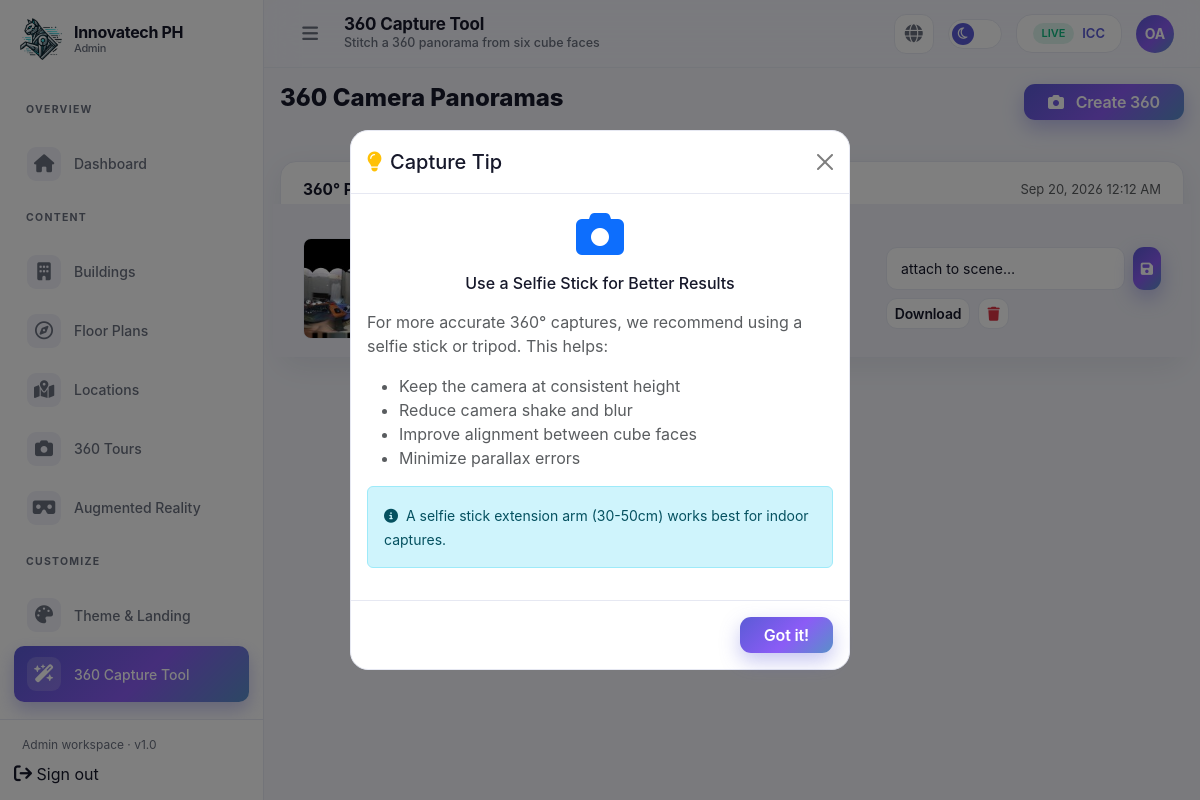
Screenshot of /admin/institution/ai.php (signed in) with the database file from the repository.
### tables this page shows
CREATE TABLE `platform_settings` (
  `id` tinyint UNSIGNED NOT NULL,
  `product_name` varchar(191) NOT NULL DEFAULT 'AI-Assisted AR 360° Virtual Campus Navigation',
  `company_name` varchar(191) NOT NULL DEFAULT 'Innovatech PH',
  `logo_path` varchar(255) DEFAULT NULL,
  `hero_image_path` varchar(255) DEFAULT NULL,
  `landing_html` mediumtext,
  `contact_email` varchar(191) DEFAULT NULL,
  `smtp_host` varchar(191) DEFAULT NULL,
  `smtp_port` smallint UNSIGNED DEFAULT '587',
  `smtp_username` varchar(191) DEFAULT NULL,
  `smtp_password_enc` varchar(255) DEFAULT NULL,
  `smtp_from_name` varchar(128) DEFAULT NULL,
  `smtp_from_email` varchar(191) DEFAULT NULL,
  `institution_folder_root` varchar(255) NOT NULL DEFAULT 'storage/institutions',
  `template_pack_path` varchar(255) NOT NULL DEFAULT 'storage/templates/org_pack',
  `updated_by` int UNSIGNED DEFAULT NULL,
  `updated_at` datetime NOT NULL DEFAULT CURRENT_TIMESTAMP ON UPDATE CURRENT_TIMESTAMP
);

CREATE TABLE `panoramas` (
  `id` int UNSIGNED NOT NULL,
  `institution_id` int UNSIGNED NOT NULL,
  `created_by` int UNSIGNED NOT NULL,
  `title` varchar(255) DEFAULT NULL,
  `description` text,
  `equirect_path` varchar(255) NOT NULL,
  `thumbnail_path` varchar(255) DEFAULT NULL,
  `capture_data` longtext,
  `width` int UNSIGNED DEFAULT NULL,
  `height` int UNSIGNED DEFAULT NULL,
  `file_size` int UNSIGNED DEFAULT NULL,
  `status` enum('draft','processing','completed','failed') NOT NULL DEFAULT 'draft',
  `created_at` datetime NOT NULL DEFAULT CURRENT_TIMESTAMP,
  `updated_at` datetime NOT NULL DEFAULT CURRENT_TIMESTAMP ON UPDATE CURRENT_TIMESTAMP
);

### includes/functions.php (called while the page is built, shortened)
<?php
function db(): PDO
{
    $options = [
        PDO::ATTR_ERRMODE => PDO::ERRMODE_EXCEPTION,
        PDO::ATTR_DEFAULT_FETCH_MODE => PDO::FETCH_ASSOC,
        PDO::ATTR_EMULATE_PREPARES => false,
    ];
    $pdo = new PDO(
        'mysql:host=' . DB_HOST . ';port=' . DB_PORT . ';dbname=' . DB_NAME . ';charset=utf8mb4',
        DB_USER,
        DB_PASS,
        $options
    );
    return $pdo;
}
final class DbCrud
{
    public PDO $pdo;
    public function __construct(?PDO $pdo = null)
    {
        $this->pdo = $pdo ?? db();
    }
    private static function ident(string $name): string
    {
        return "`{$name}`";
    }
    private static function paramPrefix(): string
    {
        static $n = 0;
        return 'p' . (++$n) . '_';
    }
    private static function buildWhere(array $conditions): array
    {
        $sql = [];
        $params = [];
        foreach ($conditions as $key => $cond) {
            $col = self::ident($key);
            if (is_array($cond)) {
                $op = strtoupper((string) $cond[0] ?? '=');
                if ($op === 'IS' || $op === 'IS NOT') {
                    $sql[] = "{$col} {$op} NULL";
                    continue;
                }
                $p = self::paramPrefix() . $key;
                $sql[] = "{$col} {$op} :{$p}";
                $params[$p] = $cond[1];
                continue;
            }
            $p = self::paramPrefix() . $key;
            $sql[] = "{$col} = :{$p}";
            $params[$p] = $cond;
        }
        return [implode(' AND ', $sql), $params];
    }
    public function select(string $table, string $columns = '*', array $conditions = [], string $options = ''): array
    {
        $columns = trim($columns);
        if ($columns === '*') {
            $sel = '*';
            $params = [];
        } else {
            $out = [];
            $params = [];
            foreach (array_map('trim', explode(',', $columns)) as $part) {
                if (preg_match('/^([a-zA-Z0-9_]+)(?:\s+AS\s+([a-zA-Z0-9_]+))?$/i', $part, $m)) {
                    $out[] = self::ident($m[1]) . (isset($m[2]) ? ' AS ' . self::ident($m[2]) : '');
                } else {
                    throw new InvalidArgumentException("Invalid columns: {$columns}");
                }
            }
            $sel = implode(', ', $out);
        }
        $sql = 'SELECT ' . $sel . ' FROM ' . self::ident($table);
        if ($conditions !== []) {
            [$where, $whereParams] = self::buildWhere($conditions);
            $sql .= ' WHERE ' . $where;
            $params += $whereParams;
        }
        if (trim($options) !== '') {
            $sql .= ' ' . trim($options);
        }
        $stmt = $this->pdo->prepare($sql);
        $stmt->execute($params);
        return $stmt->fetchAll(PDO::FETCH_ASSOC);
    }
    public function get(string $table, int|array $idOrConditions): ?array
    {
        $conditions = is_numeric($idOrConditions) ? ['id' => (int) $idOrConditions] : $idOrConditions;
        $rows = $this->select($table, '*', $conditions, 'LIMIT 1');
        return $rows[0] ?? null;
    }
}
function crud(): DbCrud
{
    static $instance = null;
    return $instance ??= new DbCrud();
}
function h($value): string
{
    return htmlspecialchars((string) $value, ENT_QUOTES, 'UTF-8');
}
function url(string $path = '', bool $absolute = false): string
{
    $path = ltrim($path, '/');
    $parts = explode('?', $path, 2);
    $base = $parts[0];
    if ($base !== '' && !str_ends_with($base, '/') && !str_contains(basename($base), '.')) {
        if (is_file(ROOT_PATH . '/' . $base . '.php')) {
            $parts[0] = $base . '.php';
            $path = implode('?', $parts);
        }
    }
    return BASE_URL . '/' . $path;
}
function org_url(string $slug, string $sub = ''): string
{
    $cleanSlug = trim($slug, '/\\');
    $cleanSub = trim($sub, '/\\');
    if ($cleanSub === '') {
        return url('organizations/index.php?org=' . urlencode($cleanSlug));
    }
    $path = 'organizations/' . $cleanSlug . '/' . $cleanSub;
    return url($path);
}

### includes/auth.php (called while the page is built, shortened)
<?php
require_once __DIR__ . '/functions.php';
function current_user(): ?array
{
    return $_SESSION['user'] ?? null;
}
function current_role(): ?string
{
    return $_SESSION['user']['role_slug'] ?? null;
}
function current_institution(): ?array
{
    return $_SESSION['user']['institution'] ?? null;
}
function resolve_active_institution(): ?array
{
    $u = current_user();
    $role = $u['role_slug'] ?? '';
    if (!in_array($role, ['owner', 'system_admin', 'system_staff'], true)) {
        return $u['institution'] ?? null;
    }
    return $u['institution'] ?? null;
}

### admin/institution/ai.php (the view, shortened to what this page needs)
<?php
require_once __DIR__ . '/../../includes/auth.php';
$pageTitle = '360 Capture Tool';
$pageSub = 'Stitch a 360 panorama from six cube faces';
$active = '360 Capture Tool';
$bodyClass = 'page-ai';
require_once __DIR__ . '/../layout/header.php';
$inst = resolve_active_institution();
$iid = (int) $inst['id'];
$panoramasResult = crud()->select('panoramas', '*', ['institution_id' => $iid], 'ORDER BY created_at DESC LIMIT 30');
$panoramas = is_array($panoramasResult) ? $panoramasResult : $panoramasResult->fetchAll();
?>
<div class="row g-4">
  <div class="col-12">
    <div class="d-flex align-items-center justify-content-between mb-3">
      <h4 class="fw-800">360 Camera Panoramas</h4>
      <a href="<?= url('360_cam') ?>" target="_blank" class="btn btn-grad px-4">
        <i class="fas fa-camera me-2"></i> Create 360
      </a>
    </div>
  </div>
  <div class="col-12 mt-4">
    <?php foreach ($panoramas as $pano): ?>
      <div class="ia-card mb-3">
        <div class="card-head">
          <div class="d-flex align-items-center gap-2">
            <h3><?= h($pano['title'] ?? 'Untitled') ?></h3>
            <span class="badge badge-live"><?= h($pano['status']) ?></span>
          </div>
          <div class="text-muted fs-13"><?= date('M j, Y g:i A', strtotime($pano['created_at'])) ?></div>
        </div>
        <div class="row g-3 align-items-center card-body-night">
          <div class="col-md-3">
          </div>
          <div class="col-md-5">
            <div class="fw-bold mb-1"><span class="badge badge-live">ready</span> 360° Equirectangular Panorama</div>
            <div class="text-muted fs-125"><?= h($pano['equirect_path']) ?></div>
            <?php if ($pano['description']): ?>
              <div class="mt-1 fs-125 text-muted"><?= h($pano['description']) ?></div><?php endif; ?>
            <?php if ($pano['width'] && $pano['height']): ?>
              <div class="mt-1 fs-125 text-muted">Resolution: <?= (int) $pano['width'] ?>×<?= (int) $pano['height'] ?></div>
            <?php endif; ?>
          </div>
          <div class="col-md-4">
            <form method="post" class="d-flex gap-2">
              <select class="form-select form-select-sm" name="scene_id">
                <option value="">attach to scene…</option>
              </select>
              <button class="btn btn-sm btn-grad" type="submit"><i class="fas fa-save"></i></button>
            </form>
            <div class="mt-2 d-flex gap-2">
              <a href="<?= h(url($inst['folder_path'] . '/' . $pano['equirect_path'])) ?>" download
                class="btn btn-sm btn-outline-ia">Download</a>
              <form method="post" data-delete-form data-confirm="Delete panorama?">
                <button class="btn btn-sm btn-outline-ia text-danger"><i class="fas fa-trash"></i></button>
              </form>
            </div>
          </div>
        </div>
      </div>
    <?php endforeach; ?>
  </div>
</div>
<div class="modal fade" id="selfie-stick-modal" tabindex="-1" data-bs-backdrop="static">
  <div class="modal-dialog modal-dialog-centered">
    <div class="modal-content">
      <div class="modal-header">
        <h5 class="modal-title"><i class="fas fa-lightbulb text-warning me-2"></i>Capture Tip</h5>
        <button type="button" class="btn-close" data-bs-dismiss="modal"></button>
      </div>
      <div class="modal-body">
        <div class="text-center mb-3">
          <i class="fas fa-camera fa-3x text-primary mb-3"></i>
          <h6>Use a Selfie Stick for Better Results</h6>
        </div>
        <p class="text-muted mb-3">For more accurate 360° captures, we recommend using a selfie stick or tripod. This helps:</p>
        <ul class="text-muted mb-3">
          <li>Keep the camera at consistent height</li>
          <li>Reduce camera shake and blur</li>
          <li>Improve alignment between cube faces</li>
          <li>Minimize parallax errors</li>
        </ul>
        <div class="alert alert-info">
          <small><i class="fas fa-info-circle me-1"></i> A selfie stick extension arm (30-50cm) works best for indoor captures.</small>
        </div>
      </div>
      <div class="modal-footer">
        <button type="button" class="btn btn-grad px-4" data-bs-dismiss="modal">Got it!</button>
      </div>
    </div>
  </div>
</div>
<?php require __DIR__ . '/../layout/footer.php'; ?>

### admin/layout/header.php (shortened to what this page needs)
<?php
require_once __DIR__ . '/../../includes/auth.php';
require_once __DIR__ . '/nav.php';
$u = current_user();
$role = current_role() ?? 'user';
$inst = current_institution();
$active = $active ?? '';
$roleHome = match ($role) {
  'owner' => 'admin/owner/dashboard',
  'system_admin', 'system_staff' => 'admin/system/dashboard',
  'admin' => 'admin/institution/dashboard',
  'staff' => 'admin/staff/dashboard',
  default => 'admin/index',
};
$roleLabel = ucwords(str_replace('_', ' ', (string) $role));
$platform_settings = crud()->get('platform_settings', 1) ?? [];
$brandLogoUrl = !empty($platform_settings['logo_path']) ? url($platform_settings['logo_path']) : url('assets/logo2.webp');
?>
<!DOCTYPE html>
<html lang="en" data-bs-theme="dark">
<head>
  <link href="<?= url('assets/css/inter-font.css') ?>" rel="stylesheet">
  <link href="<?= url('assets/css/bootstrap.min.css') ?>" rel="stylesheet">
  <link href="<?= url('assets/css/simple-datatables.min.css') ?>" rel="stylesheet">
  <link rel="stylesheet" href="<?= url('assets/css/font-awesome.min.css') ?>">
  <link rel="stylesheet" href="<?= url('admin/assets/css/dashboard.css') ?>">
</head>
<body class="<?= h(trim((string) ($bodyClass ?? ''))) ?>">
  <div class="ia-shell" id="ia-shell">
    <aside class="ia-sidebar">
      <div class="brand">
        <a class="brand-logo" href="<?= url($roleHome) ?>">
          <img src="<?= h($brandLogoUrl) ?>" alt="Innovatech PH">
        </a>
        <div class="brand-name"><?= h(APP_NAME) ?><small><?= h($roleLabel) ?></small></div>
      </div>
      <nav class="nav-scroll">
        <?php foreach (role_nav($role) as $group):
          if (isset($group[0]) && is_array($group[0]) && array_is_list($group)): ?>
            <?php $label = $group[0];
            $links = array_slice($group, 1); ?>
            <p class="ia-nav-label"><?= h($label) ?></p>
            <ul class="ia-nav">
              <?php foreach ($links as [$text, $href, $icon]): ?>
                <li>
                  <a class="nav-link <?= $active === $text ? 'active' : '' ?>" href="<?= url($href) ?>">
                    <span class="ia-icon"><?= ia_icon($icon) ?></span>
                    <span><?= h($text) ?></span>
                  </a>
                </li>
              <?php endforeach; ?>
            </ul>
          <?php elseif (isset($group['title'])): ?>
            <p class="ia-nav-label"><?= h($group['title']) ?></p>
            <ul class="ia-nav">
              <?php foreach ($group['items'] as [$text, $href, $icon]): ?>
                <li>
                  <a class="nav-link <?= $active === $text ? 'active' : '' ?>" href="<?= url($href) ?>">
                    <span class="ia-icon"><?= ia_icon($icon) ?></span>
                    <span><?= h($text) ?></span>
                  </a>
                </li>
              <?php endforeach; ?>
            </ul>
          <?php endif; endforeach; ?>
      </nav>
      <div class="side-foot">
        <div class="foot-text">
          <?= h($roleLabel) ?> workspace · v1.0
        </div>
        <a class="nav-link" href="<?= url('admin/logout') ?>">
          <span class="ia-icon"><?= ia_icon('logout') ?></span>
          <span>Sign out</span>
        </a>
      </div>
    </aside>
    <header class="ia-topbar">
      <button type="button" class="ia-btn-ghost d-none d-lg-grid" id="sidebar-collapse" aria-label="Collapse sidebar">
        <?= ia_icon('menu') ?>
      </button>
      <div class="flex-grow-1">
        <h1 class="page-title"><?= h($pageTitle ?? 'Dashboard') ?></h1>
        <?php if (!empty($pageSub)): ?>
          <p class="page-sub mb-0 d-none d-sm-block"><?= h($pageSub) ?></p><?php endif; ?>
      </div>
      <a class="ia-btn-ghost" href="<?= url('/') ?>" target="_blank" title="View public landing"
        aria-label="View landing">
        <?= ia_icon('globe') ?>
      </a>
      <button type="button" class="theme-switch" data-theme-toggle aria-label="Toggle theme"
        title="Toggle dark / light">
        <span class="knob"><?= ia_icon('moon', 13) ?></span>
      </button>
      <?php if ($inst): ?>
        <a class="d-none d-md-flex align-items-center gap-2 px-3 py-2 rounded-4 surface-line"
          href="<?= h(org_url($inst['slug'])) ?>" target="_blank" title="<?= h($inst['name']) ?>">
          <span class="badge badge-live">LIVE</span>
          <span class="fs-13 fw-semibold"><?= h($inst['short_name'] ?: $inst['name']) ?></span>
        </a>
      <?php endif; ?>
      <div class="dropdown">
        <button class="btn p-0 border-0" data-bs-toggle="dropdown" aria-expanded="false">
          <span
            class="ia-avatar"><?= h(mb_substr(trim(($u['first_name'][0] ?? '') . ($u['last_name'][0] ?? '')), 0, 2)) ?></span>
        </button>
      </div>
    </header>
    <main class="ia-main">

### rows the page displays
platform_settings: logo_path (picture)
panoramas: title "360°…", created_at "Sep 20, 2026 12:12 AM"

### other values shown
APP_NAME "Innovatech PH"
$roleLabel "Admin"
$group['title'] "OVERVIEW"
$text "Dashboard"
$group['title'] "CONTENT"
$text "Buildings"
$text "Floor Plans"
$text "Locations"
$text "360 Tours"
$text "Augmented Reality"
$group['title'] "CUSTOMIZE"
$text "Theme & Landing"
$text "360 Capture Tool"
$pageTitle "360 Capture Tool"
$pageSub "Stitch a 360 panorama from six cube faces"
